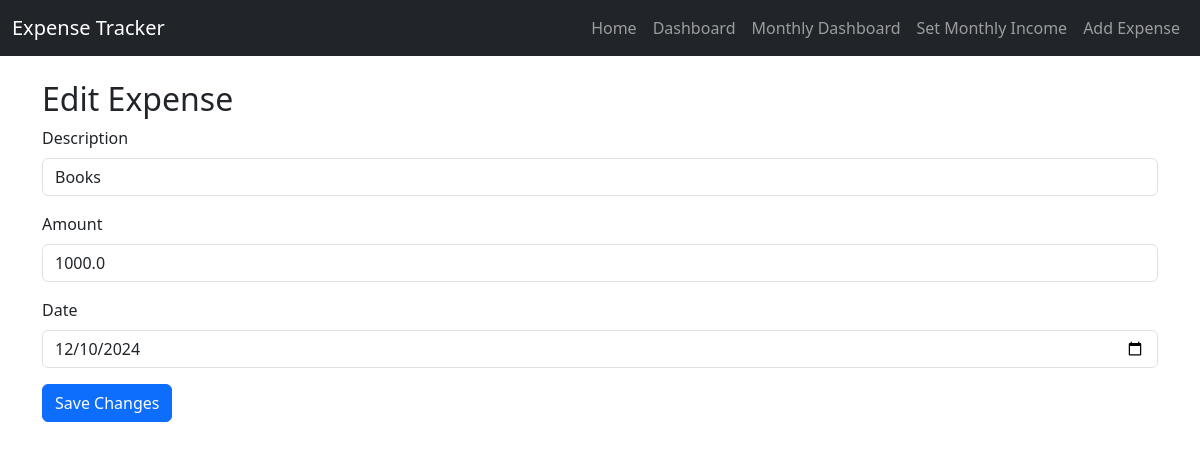
Page /edit/2 on the committed database.
### application/models.py (models this page shows, shortened)
class IncomeExpenses(db.Model):
    id = db.Column(db.Integer, primary_key=True)
    description = db.Column(db.String(100), nullable=False)
    amount = db.Column(db.Float, nullable=False)
    date = db.Column(db.Date, default=datetime.utcnow)

### application/routes.py (the view, shortened to what this page needs)
@app.route('/edit/<int:id>', methods=['GET', 'POST'])
def edit_expense(id):
    expense = IncomeExpenses.query.get_or_404(id)
    return render_template('edit_expense.html', expense=expense)

### application/templates/edit_expense.html
{% extends 'layout.html' %}
{% block content %}
    <h2>Edit Expense</h2>
    <form method="POST">
        <div class="mb-3">
            <label for="description" class="form-label">Description</label>
            <input type="text" class="form-control" id="description" name="description" value="{{ expense.description }}" required>
        </div>
        <div class="mb-3">
            <label for="amount" class="form-label">Amount</label>
            <input type="number" class="form-control" id="amount" name="amount" value="{{ expense.amount }}" step="0.01" required>
        </div>
        <div class="mb-3">
            <label for="date" class="form-label">Date</label>
            <input type="date" class="form-control" id="date" name="date" value="{{ expense.date }}" required>
        </div>
        <button type="submit" class="btn btn-primary">Save Changes</button>
    </form>
{% endblock %}

### rows in the picture
IncomeExpenses: description "Books", amount "1000.0", date "12/10/2024"
